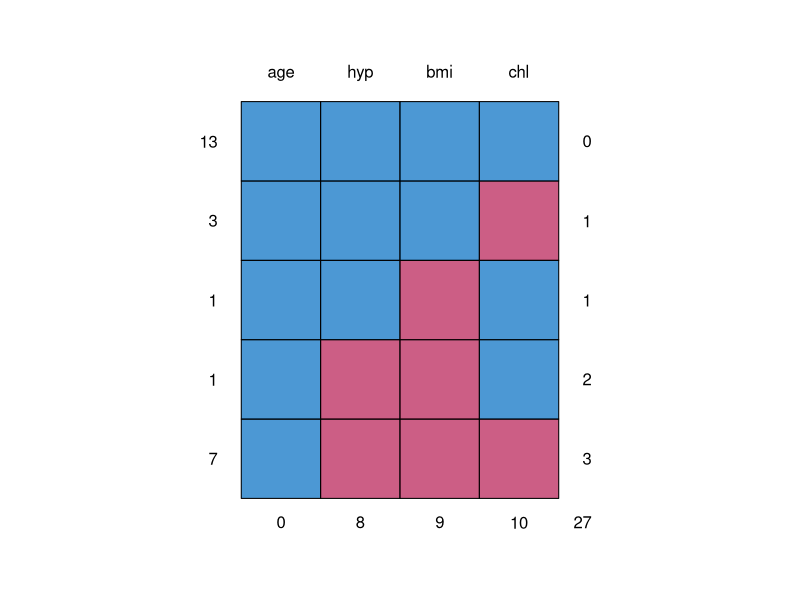
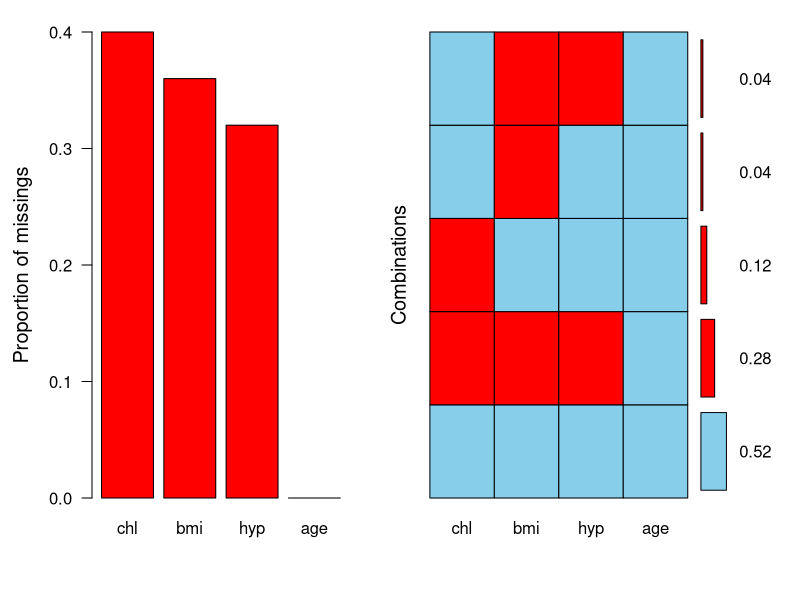
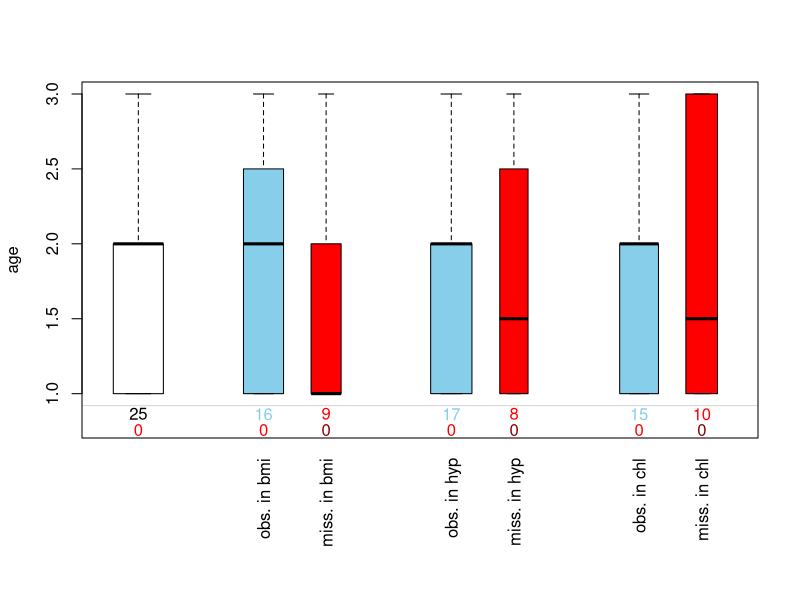

Write R code to recreate these figures, in order. (Note: this script raises an error after producing the figures.)
library(mice)
library(VIM)
library(Hmisc)
attach(nhanes)
d1=nhanes
View(d1)
is.na(d1)
which(is.na(d1))
sum(is.na(d1))
summary(d1)
md.pattern(d1)
md.pairs(d1)
aggr(d1,pos=1,numbers=T,las=1,sortVars=T, labels=names(d1))
pbox(d1)

attach(MCAR)
d2=MCAR
pbox(d2)
md.pattern(d2)

attach(MCAR1)
d3=MCAR1
pbox(d3)

#mean imputation

d1$bmi[which(is.na(d1$bmi))]=mean(d1$bmi,na.rm = T)
d1

#median imputation

d1$hyp[which(is.na(d1$hyp))]=median(d1$hyp,na.rm = T)
d1

d5=nhanes
d5$hyp=as.factor(d5$hyp)
summary(d5$hyp)

d5i=mice(d5,m=10, method = c("","pmm","pmm","pmm"),print=F)
d5i

#checking of convergence
plot(d5i)
stripplot(d5i)
xyplot(d5i,age~hyp)

summary(d5$bmi)
d5i$imp$bmi
var(d5i$imp$bmi)
diag(var(d5i$imp$bmi))

d5fi = complete(d5i,6)
View(d5fi)
